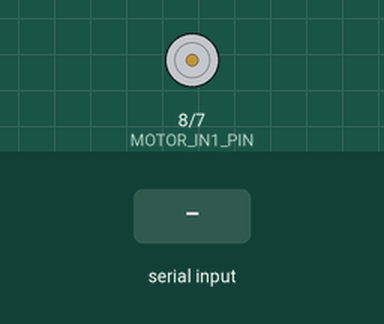
The program below on a simulated Arduino Mega 2560, built with avr-gcc and run on an emulated ATmega2560. Parts: motor-driver pin pairs drawn as motors (green arrow = first pin HIGH = forward, orange = second pin HIGH = backward, longer = more drive, scaled by the enable pin). The inputs (shaded band) are chosen by the test bench. What the program prints to the serial monitor is not drawn.

Above: at 0.9 s.
1.0 s: "motor max\n" received over Serial
At 2.2 s:
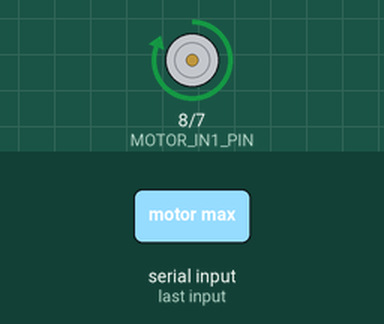
2.5 s: "motor dec\n" received over Serial
At 3.7 s:
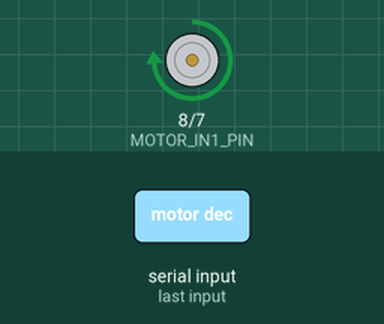
4.0 s: "motor stop\n" received over Serial
At 4.5 s:
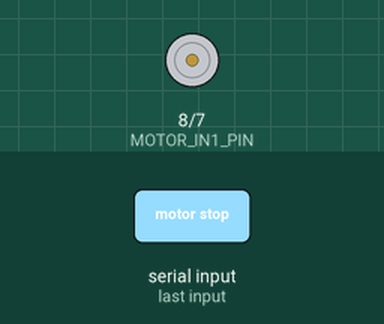
5.5 s: "motor dec\n" received over Serial
At 6.7 s:
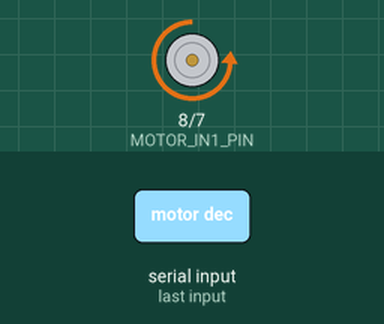
7.0 s: byte 13 ('\r') received over Serial
10.0 s: "motor max\n" received over Serial
At 10.5 s:
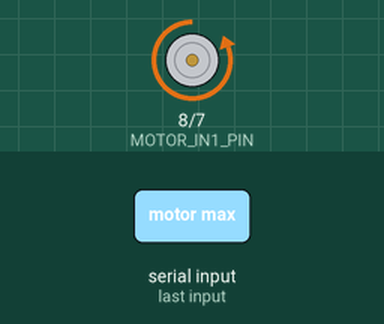
Timing chart, 0 to 12.5 s (numbered marks = the images above; inputs shaded):
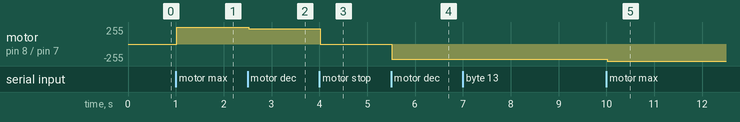

The program:

main.cpp
```cpp
#include <Arduino.h>
#include <Arduino_FreeRTOS.h>
#include <task.h>
#include <queue.h>
#include <string.h>
#include <stdlib.h>
#include <ctype.h>

#include "uartStdio.h"
#include "motorDc.h"

constexpr int MOTOR_IN1_PIN = 8;
constexpr int MOTOR_IN2_PIN = 7;
constexpr int MOTOR_ENABLE_PIN = 9;

constexpr uint8_t CMD_BUF_LEN = 32;
constexpr uint8_t CMD_QUEUE_LEN = 8;
constexpr int REPORT_PERIOD_MS = 2000;
constexpr int QUEUE_SEND_TIMEOUT_MS = 50;

static MotorDc motor(MOTOR_IN1_PIN, MOTOR_IN2_PIN, MOTOR_ENABLE_PIN);

typedef enum {
    MOTOR_CMD_SET = 0,
    MOTOR_CMD_STOP,
    MOTOR_CMD_MAX,
    MOTOR_CMD_INC,
    MOTOR_CMD_DEC,
    MOTOR_CMD_STATUS
} MotorCommandType;


typedef struct {
    MotorCommandType type;
    int value;
} MotorCommand;


typedef struct {
    int power;
    const char *direction;
    uint8_t duty;
} MotorState;

static QueueHandle_t xMotorQueue = NULL;
static QueueHandle_t xStateMailbox = NULL;

static void readLine(char *buf, uint8_t len)
 {
  uint8_t i = 0;
  for (;;)
  {
    int ch = getchar();
    if (ch < 0) continue;

    if (ch == '\r' || ch == '\n') { putchar('\n'); break; }

    if ((ch == 0x7F || ch == '\b') && i > 0)
    {
      i--;
      printf_P(PSTR("\b \b"));
      continue;
    }
    if (i < len - 1 && isprint(ch))
    {
      buf[i++] = (char)tolower(ch);
      putchar(ch);
    }
   }
  buf[i] = '\0';
}

// removes spaces also lowercases
static void format(char *s)
{
  char *w = s;
  bool space = false;
  for (char *r = s; *r; r++)
  {
    if (isspace((unsigned char)*r)) { space = (w != s); continue; }
    if (space) { *w++ = ' '; space = false; }
    *w++ = *r;
  }
  *w = '\0';
}

static void printHelp()
{
    printf("Commands:\n");
    printf("  motor set <-100..100> - set signed power (sign = direction)\n");
    printf("  motor stop            - immediate stop\n");
    printf("  motor max             - 100%% in the current direction\n");
    printf("  motor inc             - power +10%%\n");
    printf("  motor dec             - power -10%%\n");
    printf("  motor status          - report the current state\n");
    printf("  help                  - this list\n");
}


static void motorTask(void *pvParameters)
{
    MotorCommand cmd;
    MotorState state;

    motor.begin();

    for (;;)
    {
        if (xQueueReceive(xMotorQueue, &cmd, portMAX_DELAY) == pdPASS)
        {
            bool ok = true;
            switch (cmd.type)
            {
                case MOTOR_CMD_SET:  ok = motor.setPower(cmd.value);   break;
                case MOTOR_CMD_STOP: motor.stop();                     break;
                case MOTOR_CMD_MAX:  motor.setMaxPower();              break;
                case MOTOR_CMD_INC:  ok = motor.increasePower();       break;
                case MOTOR_CMD_DEC:  ok = motor.decreasePower();       break;
                case MOTOR_CMD_STATUS: break;
            }

            if (!ok) printf("[motor] command refused (limit reached)\n");

            state.power = motor.getPower();
            state.direction = motor.directionName();
            state.duty = MotorDc::POWER_MAX ?
                         (uint8_t)((long)abs(state.power) * 255 / 100) : 0;

            xQueueOverwrite(xStateMailbox, &state);

            printf("[motor] dir=%s power=%d%%\n", state.direction, state.power);
        }
    }
}


static void cmdTask(void *pvParameters)
{
    char line[CMD_BUF_LEN];
    MotorCommand cmd;

    printf("\n=== Lab 4.2: DC motor control over L293D ===\n");
    printHelp();

    for (;;)
    {
        printf("> ");
        readLine(line, sizeof(line));
        format(line);

        if (line[0] == '\0') continue;

        int value = 0;
        if (sscanf(line, "motor set %d", &value) == 1)
        {
            if (value < MotorDc::POWER_MIN || value > MotorDc::POWER_MAX)
            {
                printf("[err] power out of range (%d..%d)\n",
                       MotorDc::POWER_MIN, MotorDc::POWER_MAX);
                continue;
            }
            cmd.type = MOTOR_CMD_SET;
            cmd.value = value;
        }
        else if (!strcmp(line, "motor stop"))   { cmd.type = MOTOR_CMD_STOP; }
        else if (!strcmp(line, "motor max"))    { cmd.type = MOTOR_CMD_MAX; }
        else if (!strcmp(line, "motor inc"))    { cmd.type = MOTOR_CMD_INC; }
        else if (!strcmp(line, "motor dec"))    { cmd.type = MOTOR_CMD_DEC; }
        else if (!strcmp(line, "motor status")) { cmd.type = MOTOR_CMD_STATUS; }
        else if (!strcmp(line, "help"))         { printHelp(); continue; }
        else
        {
            printf("[err] unknown command: \"%s\" (type help)\n", line);
            continue;
        }

        xQueueSend(xMotorQueue, &cmd, pdMS_TO_TICKS(QUEUE_SEND_TIMEOUT_MS));
    }
}


static void reportTask(void *pvParameters)
{
    MotorState state;

    for (;;)
    {
        vTaskDelay(pdMS_TO_TICKS(REPORT_PERIOD_MS));

        if (xQueuePeek(xStateMailbox, &state, 0) == pdPASS)
        {
            printf("\n[status] dir=%s power=%d%% pwm=%u/255\n> ",
                   state.direction, state.power, state.duty);
        }
    }
}

void setup()
{
    rtosUartStdioInit(9600, tskIDLE_PRIORITY + 1, 64);

    xMotorQueue = xQueueCreate(CMD_QUEUE_LEN, sizeof(MotorCommand));
    xStateMailbox = xQueueCreate(1, sizeof(MotorState));

    xTaskCreate(cmdTask,    "CMD",    320, NULL, tskIDLE_PRIORITY + 2, NULL);
    xTaskCreate(motorTask,  "MOTOR",  256, NULL, tskIDLE_PRIORITY + 3, NULL);
    xTaskCreate(reportTask, "REPORT", 192, NULL, tskIDLE_PRIORITY + 1, NULL);
    vTaskStartScheduler();
}

void loop() { }
```

l293d.cpp
```cpp
#include "l293d.h"

// pins and logical state
L293DChannel::L293DChannel(int in1Pin, int in2Pin, int enablePin)
{
    this->in1Pin = in1Pin;
    this->in2Pin = in2Pin;
    this->enablePin = enablePin;
    this->direction = L293D_DIR_STOP;
    this->duty = 0;
}

// configures pins
void L293DChannel::begin()
{
    pinMode(this->in1Pin, OUTPUT);
    pinMode(this->in2Pin, OUTPUT);
    pinMode(this->enablePin, OUTPUT);
    this->coast();
}

void L293DChannel::writeDirectionPins(bool in1Level, bool in2Level)
{
    digitalWrite(this->in1Pin, in1Level ? HIGH : LOW);
    digitalWrite(this->in2Pin, in2Level ? HIGH : LOW);
}

void L293DChannel::setDirection(L293DDirection direction)
{
    this->direction = direction;
    switch (direction)
    {
        case L293D_DIR_FORWARD:  this->writeDirectionPins(true, false); break;
        case L293D_DIR_BACKWARD: this->writeDirectionPins(false, true); break;
        case L293D_DIR_STOP:
        default:                 this->writeDirectionPins(false, false); break;
    }
}

void L293DChannel::setDuty(uint8_t duty)
{
    this->duty = duty;
    analogWrite(this->enablePin, duty);
}

void L293DChannel::coast()
{
    this->setDuty(0);
    this->setDirection(L293D_DIR_STOP);
}

void L293DChannel::brake()
{
    this->writeDirectionPins(true, true);
    this->direction = L293D_DIR_STOP;
    this->setDuty(L293DChannel::PWM_DUTY_MAX);
}

L293DDirection L293DChannel::getDirection() const
{
    return this->direction;
}

uint8_t L293DChannel::getDuty() const
{
    return this->duty;
}
```

l293d.h
```cpp
#pragma once
#include <Arduino.h>

// Direction as seen by one L293D half-bridge pair
typedef enum {
    L293D_DIR_STOP = 0,
    L293D_DIR_FORWARD,
    L293D_DIR_BACKWARD
} L293DDirection;


class L293DChannel {
    public:
    L293DChannel(int in1Pin, int in2Pin, int enablePin);

    void begin();
    void setDirection(L293DDirection direction);
    void setDuty(uint8_t duty);
    void coast();                          // enable low, shaft free
    void brake();                          // terminals shorted

    L293DDirection getDirection() const;
    uint8_t getDuty() const;

    static const uint8_t PWM_DUTY_MAX = 255;

    private:
    void writeDirectionPins(bool in1Level, bool in2Level);

    int in1Pin;
    int in2Pin;
    int enablePin;
    L293DDirection direction;
    uint8_t duty;
};
```

motorDc.cpp
```cpp
#include "motorDc.h"

// constructor, inits the pins, sets the power to 0 and sets the direction
MotorDc::MotorDc(int in1Pin, int in2Pin, int enablePin)
    : channel(in1Pin, in2Pin, enablePin)
{
    this->power = 0;
    this->lastDirectionSign = 1;
}

// inits the channel the power for redundancy
void MotorDc::begin()
{
    this->channel.begin();
    this->power = 0;
    this->applyPower();
}

uint8_t MotorDc::percentToDuty(int absolutePercent)
{
    long duty = ((long)absolutePercent * L293DChannel::PWM_DUTY_MAX)
                / MotorDc::POWER_MAX;
    return (uint8_t)duty;
}


// applies the logical power state to the physical motor
// using the lower level driver
void MotorDc::applyPower()
{
    if (this->power == 0)
    {
        this->channel.coast();
        return;
    }

    L293DDirection direction = (this->power > 0) ? L293D_DIR_FORWARD
                                                 : L293D_DIR_BACKWARD;
    this->lastDirectionSign = (this->power > 0) ? 1 : -1;

    this->channel.setDuty(0);
    this->channel.setDirection(direction);
    this->channel.setDuty(MotorDc::percentToDuty(abs(this->power)));
}

// setter for power, also applies
bool MotorDc::setPower(int percent)
{
    if (percent < MotorDc::POWER_MIN || percent > MotorDc::POWER_MAX)
    {
        return false;
    }
    this->power = percent;
    this->applyPower();
    return true;
}

// sets power to 0
void MotorDc::stop()
{
    this->power = 0;
    this->applyPower();
}

// sets power to max, doesn't change direction
void MotorDc::setMaxPower()
{
    this->power = MotorDc::POWER_MAX * this->lastDirectionSign;
    this->applyPower();
}

// increases the power by POWER_STEP, default 10%
bool MotorDc::increasePower()
{
    if (this->power >= MotorDc::POWER_MAX) return false;

    int next = this->power + MotorDc::POWER_STEP;
    if (next > MotorDc::POWER_MAX) next = MotorDc::POWER_MAX;
    return this->setPower(next);
}

bool MotorDc::decreasePower()
{
    if (this->power <= MotorDc::POWER_MIN) return false;

    int next = this->power - MotorDc::POWER_STEP;
    if (next < MotorDc::POWER_MIN) next = MotorDc::POWER_MIN;
    return this->setPower(next);
}

int MotorDc::getPower() const
{
    return this->power;
}

const char *MotorDc::directionName() const
{
    if (this->power > 0) return "FORWARD";
    if (this->power < 0) return "BACKWARD";
    return "STOP";
}
```

motorDc.h
```cpp
#ifndef MOTORDC_H
#define MOTORDC_H

#include <Arduino.h>
#include "l293d.h"

// driver de nivel mijlociu, lucrea
class MotorDc {
    public:
    MotorDc(int in1Pin, int in2Pin, int enablePin);

    void begin();

    bool setPower(int percent);     // -100 - 100
    void stop();                    // power 0
    void setMaxPower();             // 100 %
    bool increasePower();           // + 10 %
    bool decreasePower();           // - 10 %

    int getPower() const;                   // %
    const char *directionName() const;      // "FORWARD" / "BACKWARD" / "STOP"

    static const int POWER_MAX = 100;
    static const int POWER_MIN = -100;
    static const int POWER_STEP = 10;

    private:
    void applyPower();
    static uint8_t percentToDuty(int absolutePercent);

    L293DChannel channel;
    int power;              // percentage -100 % ---- 100 %
    int lastDirectionSign;  // +1 / -1,
};
#endif
```

uartStdio.cpp
```cpp
#include "uartStdio.h"

static FILE uartOut;
static FILE uartIn;


// Callback for stdout
int uartPutchar(char c, FILE *stream)
{
  Serial.write(c);
  return 0;
}
// Callback for stdin
int uartGetchar(FILE *stream)
{
  while(!Serial.available())
  {

  }
  return Serial.read();
}

// function that does the redirect
void uartStdioInit()
{
    Serial.begin(9600);

    fdev_setup_stream(&uartOut, uartPutchar, NULL, _FDEV_SETUP_WRITE);
    fdev_setup_stream(&uartIn, NULL, uartGetchar, _FDEV_SETUP_READ);

    stdout = &uartOut;
    stdin = &uartIn;
}

/// RTOS Object names
static FILE rtosUartStream;
static QueueHandle_t xUartTxQueue = NULL;
static QueueHandle_t xUartRxQueue = NULL;

// The output task that reads from the Tx Queue
// and sends to the Rx queue
static void uartTask(void *pvParameters)
{
  char c;
  for(;;)
  {
    while (xQueueReceive(xUartTxQueue,&c,0))
    {
      if (c == '\n') Serial.write('\r');
      Serial.write(c);
    }
    while (Serial.available() && uxQueueSpacesAvailable(xUartRxQueue) > 0)
    {
      char rc = Serial.read();
      xQueueSend(xUartRxQueue,&rc,0);
    }
    vTaskDelay(1);
  }
}
// the main init for the stdio redirects for RTOS
// it creates the 2 queue's, redirects stdout and creates
// the task
void rtosUartStdioInit(int baud,
                        UBaseType_t uartTaskPriority,
                        UBaseType_t queueLength)
{
  Serial.begin(baud);

  xUartTxQueue = xQueueCreate(queueLength,sizeof(char));
  xUartRxQueue = xQueueCreate(queueLength,sizeof(char));

  fdev_setup_stream(&rtosUartStream, rtosUartPutchar, rtosUartGetchar, _FDEV_SETUP_RW);
  stdout = &rtosUartStream;
  stdin  = &rtosUartStream;
   xTaskCreate(uartTask, "UART", 192, NULL, uartTaskPriority, NULL);
}
// the RTOS callback that sends to the Tx Queue
int rtosUartPutchar(char c, FILE *stream)
{
  xQueueSend(xUartTxQueue,&c,portMAX_DELAY);
  return 0;
}
// the RTOS callaback that takes from the RxQueue
int rtosUartGetchar(FILE *stream)
{
  char c;
  xQueueReceive(xUartRxQueue,&c,portMAX_DELAY);
  return c;
}
```

uartStdio.h
```cpp
#ifndef UART_STDIO_H
#define UART_STDIO_H
#include <Arduino.h>
#include <stdio.h>
#include <Arduino_FreeRTOS.h>
#include <task.h>
#include <queue.h>
void uartStdioInit();
int uartPutchar(char c, FILE *stream);
int uartGetchar(FILE *stream);

void rtosUartStdioInit(int baud = 9600,
                        UBaseType_t uartTaskPriority = tskIDLE_PRIORITY + 1,
                        UBaseType_t queueLength = 64);
int rtosUartPutchar(char c, FILE *stream);
int rtosUartGetchar(FILE *stream);

#endif
```

Measured:
- after the input at 1.0 s, motor on pin 8 (MOTOR_IN1_PIN) / pin 7 (MOTOR_IN2_PIN): stopped → forward 255/255 at once
- after the input at 2.5 s, motor on pin 8 (MOTOR_IN1_PIN) / pin 7 (MOTOR_IN2_PIN): forward 255/255 → forward 229/255 at once
- after the input at 4.0 s, motor on pin 8 (MOTOR_IN1_PIN) / pin 7 (MOTOR_IN2_PIN): forward 229/255 → stopped at once
- after the input at 5.5 s, motor on pin 8 (MOTOR_IN1_PIN) / pin 7 (MOTOR_IN2_PIN): stopped → backward 229/255 at once
- after the input at 7.0 s, every drawn part: stays the same
- after the input at 10.0 s, motor on pin 8 (MOTOR_IN1_PIN) / pin 7 (MOTOR_IN2_PIN): backward 229/255 → backward 255/255 at once
